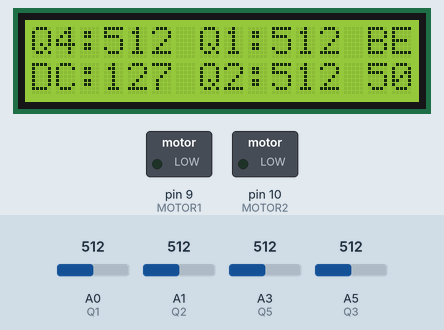
Simulated run of this sketch. Board: Arduino Uno, built with avr-gcc and run on an emulated ATmega328P. Parts: 16×2 character LCD, switched loads named in the sketch (green lamp = pin HIGH). The inputs (shaded band) are chosen by the test bench; at power-on: A0 (Q1) = 512, A1 (Q2) = 512, A3 (Q5) = 512, A5 (Q3) = 512.

Above: at 1.2 s.
1.3 s: A0 (Q1) set to 504
At 1.9 s:
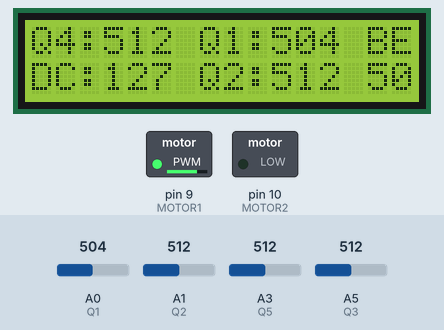
2.8 s: A1 (Q2) set to 505
At 3.2 s:
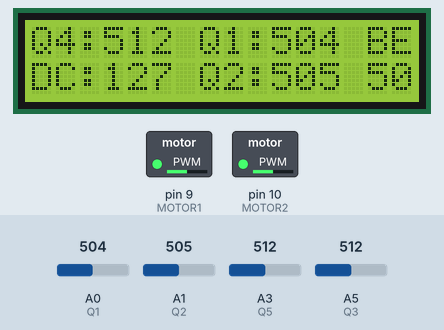
4.3 s: A0 (Q1) set to 716
At 5.6 s:
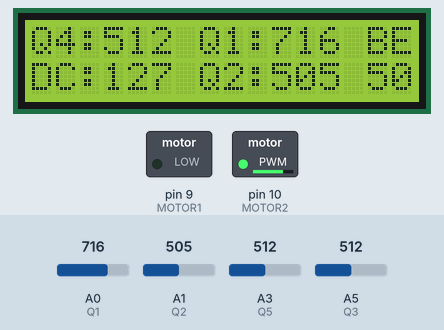
5.9 s: A1 (Q2) set to 306
At 7.1 s:
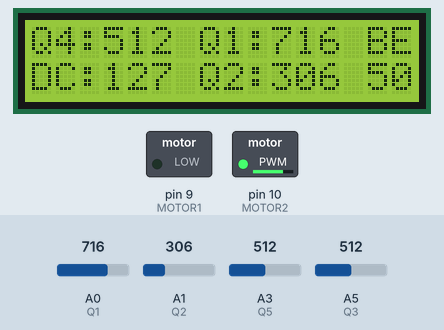
7.4 s: A1 (Q2) set to 245
At 8.4 s:
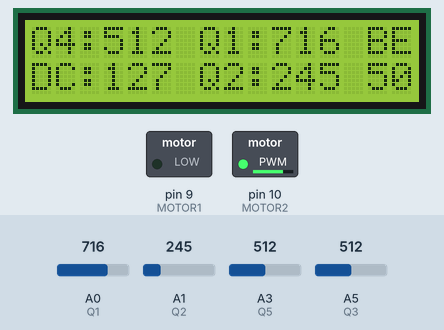
8.9 s: A0 (Q1) set to 992
At 9.6 s:
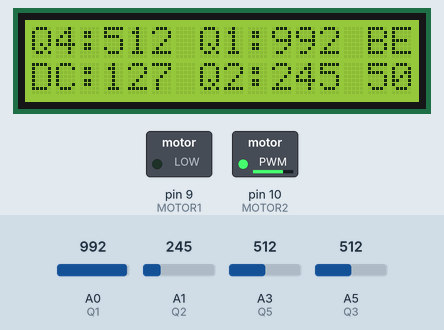
Timing chart, 0 to 11.5 s (numbered marks = the images above; inputs shaded):
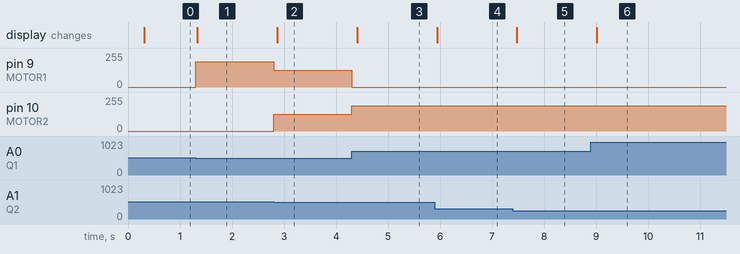

The sketch:

auto_car.ino
```cpp
#include <SPI.h>
#include <LiquidCrystal.h>

LiquidCrystal lcd(5);

const byte Q1 = A0;  //Chân đọc giá trị quang trở bên phải
const byte Q2 = A1;   //Chân đọc giá trị quang trở bên trái
const byte Q3 = A5;  //Chân đọc giá trị biến trở điều khiển tốc độ
const byte Q4 = A4;   //Chân đọc mốc quang trở
const byte Q5 = A3;    //Chân đọc hệ số tăng tốc góc

const byte MOTOR1 = 9; //Chân điều khiển động cơ bên phải
const byte MOTOR2 = 10; //Chân điều khiển động cơ bên trái

byte c = 0;    //Biến đếm cho LCD

byte normal_power, boost_power;
int Q1_val, Q2_val, Q3_val, Q4_val, Q5_val;    //Giá trị biến trở/quang trở

// >  is black

void setup() {
  lcd.begin(16, 2);
  pinMode(MOTOR1, OUTPUT);
  pinMode(MOTOR2, OUTPUT);
  pinMode(Q1, INPUT);
  pinMode(Q2, INPUT);
  pinMode(Q3, INPUT);
  pinMode(Q4, INPUT);

  Q3_val = round(analogRead(Q3)*0.249);
  Q4_val = analogRead(Q4);

  Q5_val = round(analogRead(Q5)/10.33);

  normal_power = Q3_val;
  boost_power = round(Q3_val*(Q5_val+100)/100);
  if (boost_power > 255) boost_power = 255;

  delay(1);
}

void loop() {
  Q1_val = analogRead(Q1);
  Q2_val = analogRead(Q2);

  if (c == 200) {
    lcd.clear();
    lcd.print("Q4:");
    lcd.print(Q4_val);
    lcd.setCursor(7,0);
    lcd.print("Q1:");
    lcd.print(Q1_val);
    lcd.setCursor(0,1);
    lcd.print("DC:");
    lcd.print(Q3_val);
    lcd.setCursor(7,1);
    lcd.print("Q2:");
    lcd.print(Q2_val);
    lcd.setCursor(14,0);
    lcd.print("BE");
    lcd.setCursor(14,1);
    lcd.print(Q5_val);
    c = 0;
  }
  else {
    c = c + 1;
  }


  if (sensor_left())  turn_left();
  else if (sensor_right()) turn_right();
  else if (sensor_white()) gogogo();


  delay(1);
}

boolean sensor_left() {
  if ((Q1_val >= Q4_val) and (Q2_val < Q4_val))
    return(true);
  else return(false);
}

boolean sensor_right() {
  if ((Q1_val < Q4_val) and (Q2_val >= Q4_val)) return(true);
  else return(false);
}

boolean sensor_black() {
  if ((Q1_val >= Q4_val) and (Q2_val >= Q4_val)) return(true);
  else return(false);
}

boolean sensor_white() {
  if ((Q1_val < Q4_val) and (Q2_val < Q4_val)) return(true);
  else return(false);
}

//ACTION

void turn_left() {
  analogWrite(MOTOR2, boost_power);
  analogWrite(MOTOR1, 0);
}

void turn_right() {
  analogWrite(MOTOR1, boost_power);
  analogWrite(MOTOR2, 0);
}

void gogogo() {
  analogWrite(MOTOR1, normal_power);
  analogWrite(MOTOR2, normal_power);
}
```

Measured:
- the behaviour switches between 512 and 511 on A0 (Q1) (found by bisection; images 0 and 1)
- the behaviour switches between 512 and 511 on A1 (Q2) (found by bisection; images 1 and 2)
- after the input at 1.3 s, pin 9 (MOTOR1): 0/255 → 190/255 at once; the display: changes at once (image 1)
- after the input at 2.8 s, pin 9 (MOTOR1): 190/255 → 127/255 at once; pin 10 (MOTOR2): 0/255 → 127/255 at once; the display: changes after 0.07 s (image 2)
- after the input at 4.3 s, pin 9 (MOTOR1): 127/255 → 0/255 at once; pin 10 (MOTOR2): 127/255 → 190/255 at once; the display: changes after 0.11 s (image 3)
- after the input at 5.9 s, the display: changes at once (image 4)
- after the input at 7.4 s, the display: changes after 0.08 s (image 5)
- after the input at 8.9 s, the display: changes after 0.12 s (image 6)
